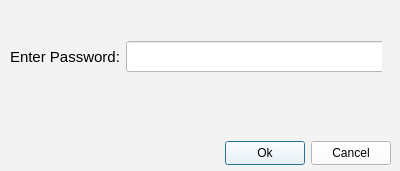
<?xml version="1.0" encoding="UTF-8"?>
<ui version="4.0">
 <class>Authentication</class>
 <widget class="QDialog" name="Authentication">
  <property name="geometry">
   <rect>
    <x>0</x>
    <y>0</y>
    <width>400</width>
    <height>171</height>
   </rect>
  </property>
  <property name="windowTitle">
   <string>Admin Authentication</string>
  </property>
  <property name="styleSheet">
   <string notr="true">background-color:rgb(243, 243, 243);</string>
  </property>
  <widget class="QWidget" name="">
   <property name="geometry">
    <rect>
     <x>0</x>
     <y>140</y>
     <width>391</width>
     <height>26</height>
    </rect>
   </property>
   <layout class="QHBoxLayout" name="horizontalLayout">
    <item>
     <spacer name="horizontalSpacer">
      <property name="orientation">
       <enum>Qt::Orientation::Horizontal</enum>
      </property>
      <property name="sizeHint" stdset="0">
       <size>
        <width>198</width>
        <height>20</height>
       </size>
      </property>
     </spacer>
    </item>
    <item>
     <widget class="QPushButton" name="Ok_Button">
      <property name="minimumSize">
       <size>
        <width>80</width>
        <height>24</height>
       </size>
      </property>
      <property name="styleSheet">
       <string notr="true">background-color:WHITE;
color:BLACK;</string>
      </property>
      <property name="text">
       <string>Ok</string>
      </property>
     </widget>
    </item>
    <item>
     <widget class="QPushButton" name="Cancel_Button">
      <property name="minimumSize">
       <size>
        <width>80</width>
        <height>24</height>
       </size>
      </property>
      <property name="styleSheet">
       <string notr="true">background-color:WHITE;
color:BLACK;</string>
      </property>
      <property name="text">
       <string>Cancel</string>
      </property>
     </widget>
    </item>
   </layout>
  </widget>
  <widget class="QWidget" name="">
   <property name="geometry">
    <rect>
     <x>10</x>
     <y>40</y>
     <width>372</width>
     <height>33</height>
    </rect>
   </property>
   <layout class="QHBoxLayout" name="horizontalLayout_2">
    <item>
     <widget class="QLabel" name="label">
      <property name="styleSheet">
       <string notr="true">color:BLACK;
font:15px;
</string>
      </property>
      <property name="text">
       <string>Enter Password:</string>
      </property>
     </widget>
    </item>
    <item>
     <widget class="QLineEdit" name="lineEdit">
      <property name="minimumSize">
       <size>
        <width>262</width>
        <height>31</height>
       </size>
      </property>
      <property name="styleSheet">
       <string notr="true">font:15px;
background-color:WHITE;
color:BLACK;</string>
      </property>
      <property name="echoMode">
       <enum>QLineEdit::EchoMode::Password</enum>
      </property>
     </widget>
    </item>
   </layout>
  </widget>
 </widget>
 <resources/>
 <connections/>
</ui>
